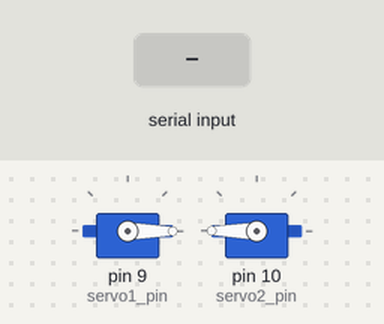
A sketch run on a simulated Arduino Uno, built with avr-gcc and run on an emulated ATmega328P. Shown: 2 × servo. The test bench sets the inputs (shaded band).

Above: at 1.2 s.
1.3 s: "1\n" received over Serial
At 2.1 s:
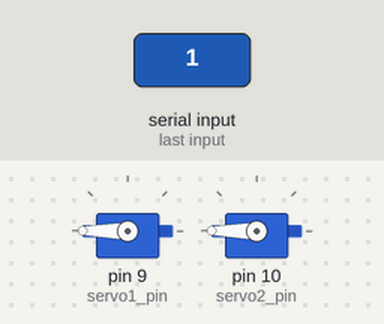
3.8 s: "0\n" received over Serial
At 4.2 s:
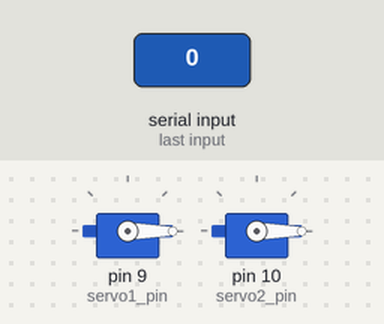
Timing chart, 0 to 6.8 s (numbered marks = the images above; inputs shaded):
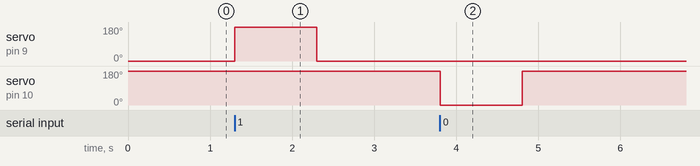

Measured:
- after the input at 1.3 s, servo on pin 9 (servo1_pin): 0° → 180° at once, → 0° 1.0 s later
- after the input at 3.8 s, servo on pin 10 (servo2_pin): 180° → 0° at once, → 180° 1.0 s later

The sketch:

EmotionRecognition.ino
```cpp
#include <Servo.h>
Servo servo1;
Servo servo2;
int x_pos;
int y_pos;
int servo1_pin = 9;
int servo2_pin = 10;
int initial_position = 0;
int initial_position1 = 180;
int val=-1;
void setup ( ) {
Serial.begin (9600) ;
servo1.attach (servo1_pin ) ;
servo2.attach (servo2_pin ) ;
servo1.write (initial_position);
servo2.write (initial_position1);
}

void loop ( )
{
  val=-1;
if(Serial.available()>0)
{
  String incoming = Serial.readStringUntil('\n');
   val = incoming.toInt();
}
if(val==1)
{
  servo1.write ( 180 ) ;
  delay (1000) ;
  servo1.write ( 0 ) ;
  delay (1000) ;
}
if(val==0)
{
  servo2.write ( 0 ) ;
  delay (1000) ;
  servo2.write ( 180 ) ;
  delay (1000) ;
}

}
```
